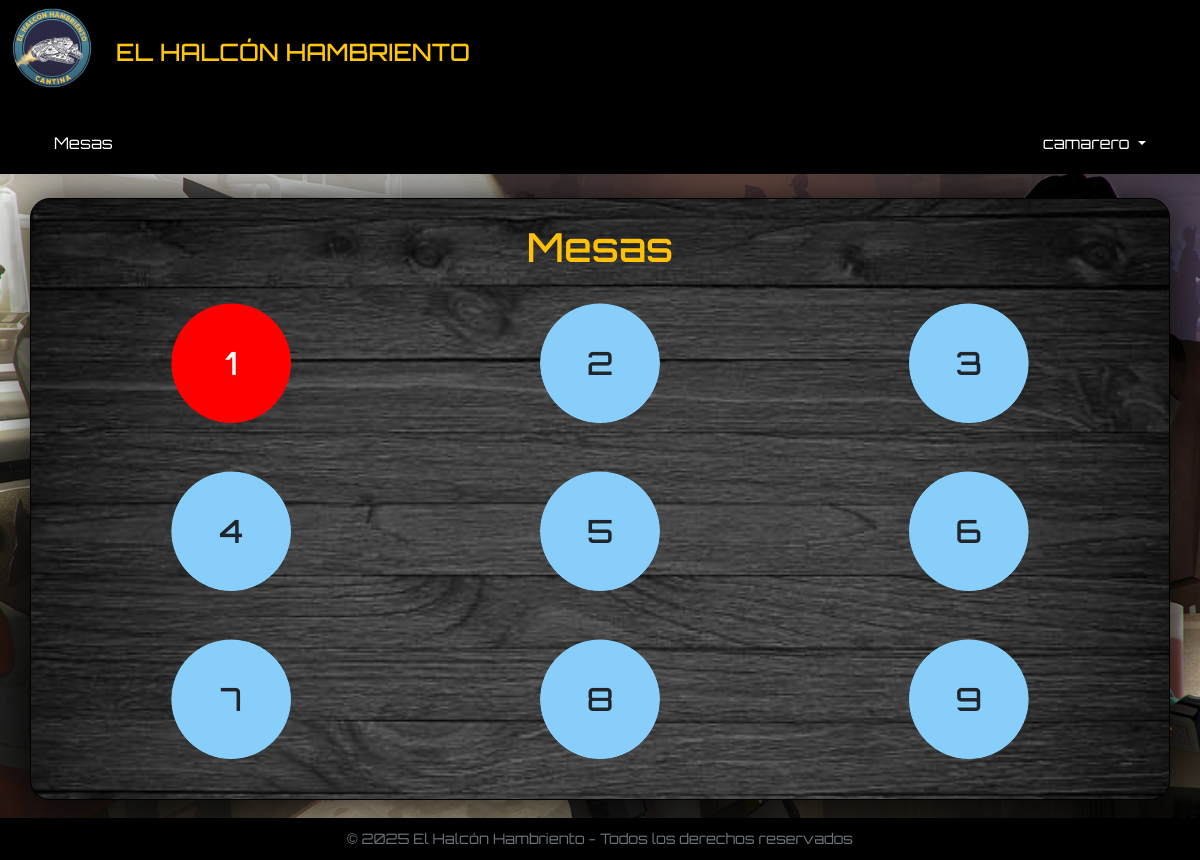
The page /Camarero/index.php (signed in) on the database as committed earlier.
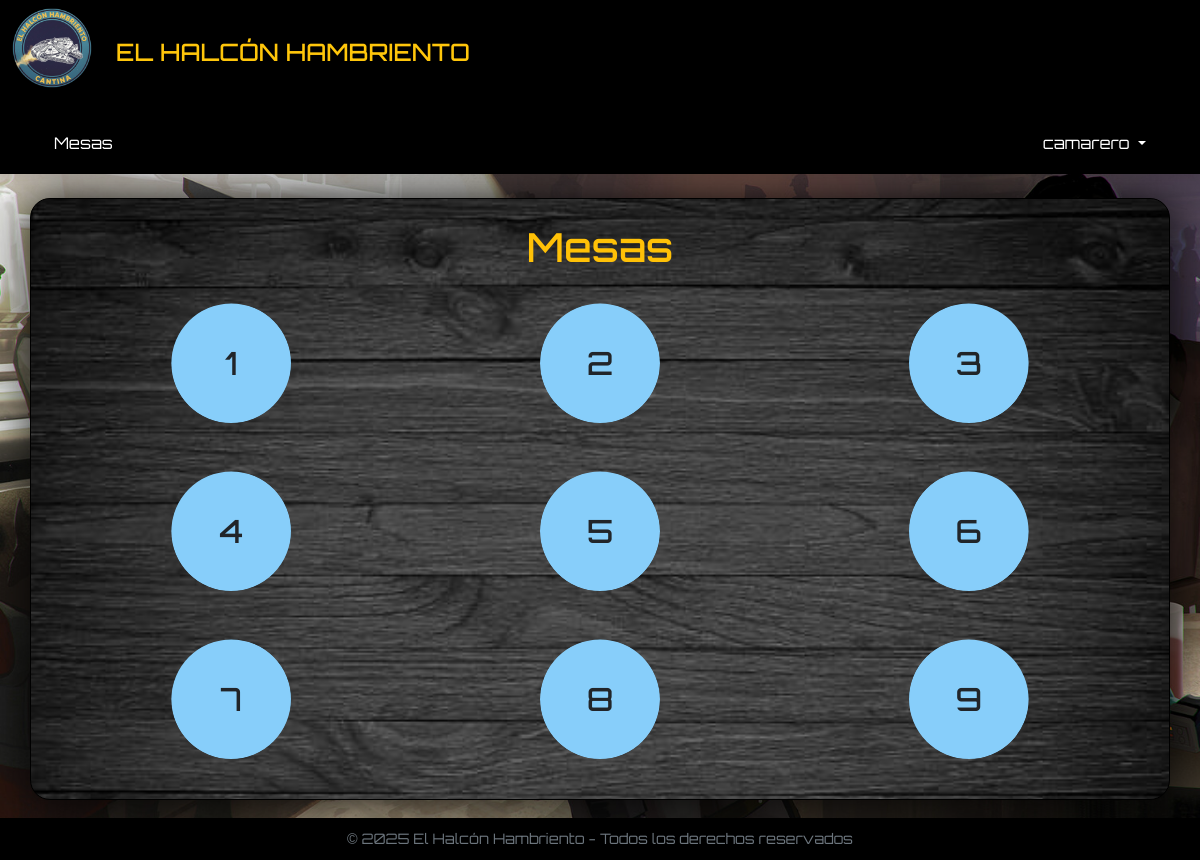
The same page on the database as committed later.
### tables this page shows
CREATE TABLE `mesa` (
  `numMesa` varchar(255) NOT NULL,
  `ocupado` tinyint(1) NOT NULL
);

### Camarero/index.php (the view, shortened to what this page needs)
<!DOCTYPE html>
<html lang="es">
<head>
    <link rel="stylesheet" href="<?php echo BASE_URL ?>Bootstrap/css/bootstrap.min.css">
    <link rel="stylesheet" href="<?php echo BASE_URL ?>styles.css">
    <link rel="stylesheet" href="styles.css">
</head>
<body>
    <?php
    include("../conexion.php");
    include("../header.php");
    include("navbar.php");
    ?>
    <section class="d-flex align-items-center">
        <div class="container">
            <div class="row mt-4 contenedor text-center p-3 fondo-mesas">
                <h1 class="text-warning">Mesas</h1>
                <?php
                $queryMesas = "SELECT * FROM mesa";
                $result = mysqli_query($conn, $queryMesas);
                while ($row = mysqli_fetch_assoc($result)) {
                    $id = $row['numMesa'];
                    $ocupado = $row['ocupado'];
                    echo "<div class='col-6 col-sm-4'>";
                    if (!$ocupado) {
                        echo "<a onclick='mesaLibre()' style='text-decoration:none; cursor:pointer;' class='circulo-libre mx-auto my-4 text-dark fw-bold clic-circular'>
                            <div><span class='h2'>$id</span></div>
                            </a>";
                    } else {
                        echo "<a href='gestionarMesa.php?cod=$id' style='text-decoration:none;' class='circulo-ocupado mx-auto my-4 text-light fw-bold clic-circular'>
                            <div><span class='h2'>$id</span></div>
                            </a>";
                    }
                    echo "</div>";
                }
                ?>
            </div>
        </div>
    </section>
    <?php
    include("../footer.php");
    ?>
</body>
</html>

Rows that differ between the two databases and show on the page:
changed mesa id 1: ocupado 1 → 0 (drawn)
